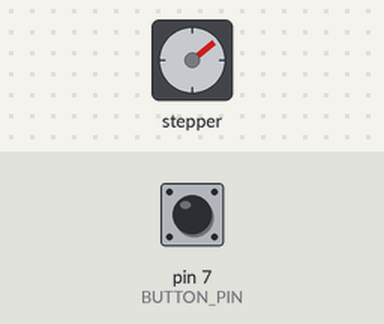
The sketch below on a simulated Arduino Uno, built with avr-gcc and run on an emulated ATmega328P. On the bench: stepper motor. Inputs (shaded band) come from the test bench; at power-on: pin 7 (BUTTON_PIN) HIGH. Stepper angles assume 2048 steps per turn.

Above: at 1.2 s.
1.3 s: pin 7 (BUTTON_PIN) pulled LOW for 0.15 s
At 2.23 s:
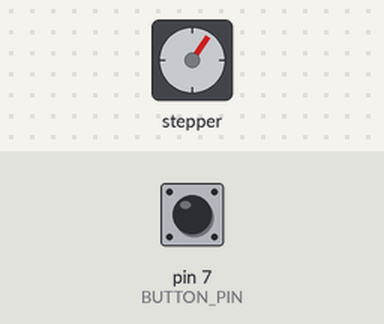
4.4 s: pin 7 (BUTTON_PIN) pulled LOW for 1 s
At 5.57 s:
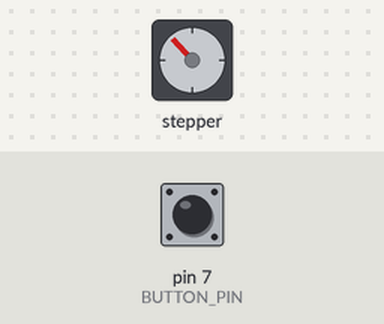
Timing chart, 0 to 17.4 s (numbered marks = the images above; inputs shaded):
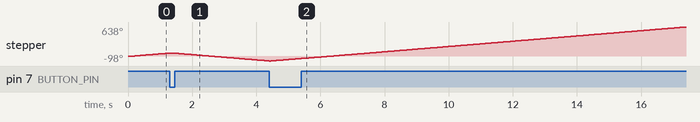

The sketch:

ToggleStepperMotorMovementExercise.ino
```cpp
#include <Stepper.h>

const int BUTTON_PIN = 7;
const int STEPS_PER_REVOLUTION = 2048;
const int MOTOR_SPEED = 10;

int buttonState = HIGH;
int lastButtonState = HIGH;
int motorDirection = 1;

Stepper myStepper(STEPS_PER_REVOLUTION, 8, 10, 9, 11);

void setup() {
  pinMode(BUTTON_PIN, INPUT_PULLUP);
  myStepper.setSpeed(MOTOR_SPEED);
}

void loop() {
  int readVal = digitalRead(BUTTON_PIN);

  if (readVal != lastButtonState) {
    if (readVal == LOW) {
      motorDirection *= -1;
    }
    delay(50);
  }

  myStepper.step(motorDirection);
  lastButtonState = readVal;
}
```
